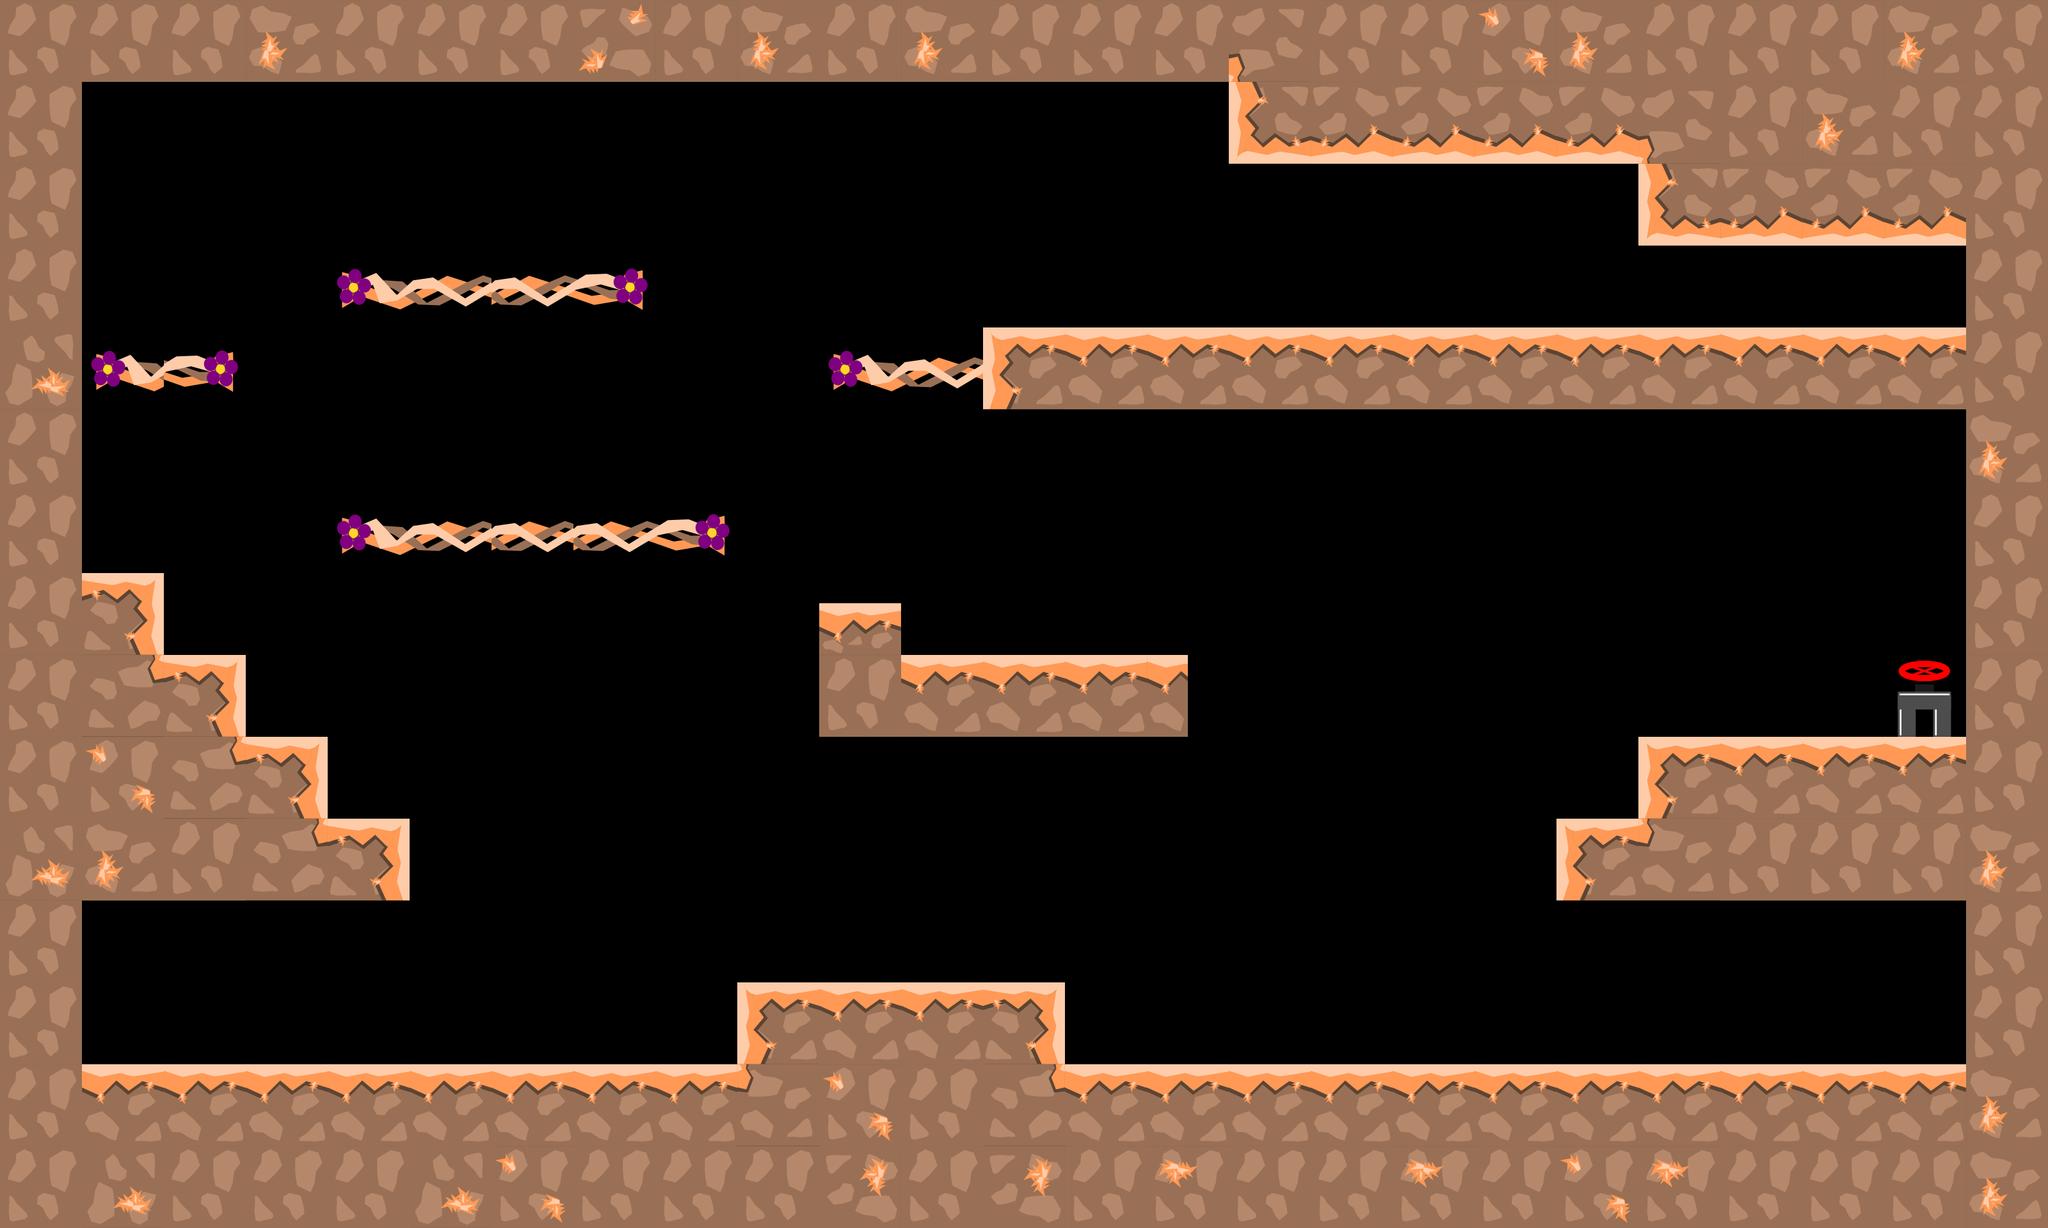

A level layout from a 2D game, rendered from its tile map. Below: a short description, then the map file with tile-grid data replaced by summaries:
An orthogonal 25x15 tile map with 128x128 px tiles, 2 tile layers (graphics, oil), 4 tilesets and 35 objects.

<map version="1.0" tiledversion="1.1.1" orientation="orthogonal" renderorder="right-down" width="25" height="15" tilewidth="128" tileheight="128" infinite="0" nextobjectid="198">
 <tileset firstgid="1" source="tiles_128x128.tsx" />
 <tileset firstgid="37" source="tiles_oil_128x128.tsx" />
 <tileset firstgid="77" source="tiles_128x128_orange.tsx" />
 <tileset firstgid="113" source="tiles_128x128_vines.tsx" />
 <layer name="graphics" width="25" height="15">
  <data>[375 cells, 167 non-empty, 17 distinct tile ids]</data>
 </layer>
 <layer name="oil" width="25" height="15">
  <data>[375 cells, 0 non-empty, 0 distinct tile ids]</data>
 </layer>
 <objectgroup name="blocks">
  <object id="2" x="3072" y="4" width="112" height="1696" />
  <object id="3" x="64" y="52" width="64" height="1684" />
  <object id="4" x="8" y="4" width="3172" height="120" />
  <object id="127" x="8" y="1664" width="3196" height="248.002" />
  <object id="184" x="128" y="1280" width="512" height="128" />
  <object id="185" x="128" y="1152" width="384" height="128" />
  <object id="186" x="128" y="1024" width="256" height="128" />
  <object id="187" x="128" y="896" width="128" height="128" />
  <object id="188" x="1280" y="1024" width="576" height="128" />
  <object id="189" x="2432" y="1280" width="640" height="128" />
  <object id="190" x="2560" y="1152" width="512" height="128" />
  <object id="191" x="1536" y="512" width="1536" height="128" />
  <object id="192" x="1920" y="128" width="640" height="128" />
  <object id="193" x="2560" y="128" width="512" height="256" />
  <object id="194" x="1152" y="1536" width="512" height="128" />
  <object id="195" x="1280.06" y="942.727" width="127.758" height="81.4545" />
 </objectgroup>
 <objectgroup name="switch">
  <object id="160" x="2944" y="384" width="128" height="128" />
 </objectgroup>
 <objectgroup name="levelEndBlock">
  <object id="146" x="1727.33" y="895.667" width="128" height="128" />
 </objectgroup>
 <objectgroup name="slope" />
 <objectgroup name="passBlock">
  <object id="165" x="144.289" y="561.254" width="215.697" height="46" />
  <object id="181" x="1313.99" y="559.921" width="215.697" height="46" />
  <object id="182" x="543.38" y="430.709" width="444.364" height="46" />
  <object id="197" x="546.38" y="815.709" width="567.364" height="46" />
 </objectgroup>
 <objectgroup name="flowers">
  <object id="74" x="836.97" y="248.853" width="69.697" height="69.697">
   <ellipse />
  </object>
  <object id="76" x="285.212" y="308.005" width="69.697" height="69.697">
   <ellipse />
  </object>
  <object id="80" x="2589.95" y="408.853" width="69.697" height="69.697">
   <ellipse />
  </object>
  <object id="83" x="1304.49" y="770.671" width="69.697" height="69.697">
   <ellipse />
  </object>
  <object id="112" x="1697.22" y="738.55" width="69.697" height="69.697">
   <ellipse />
  </object>
  <object id="114" x="1946.43" y="1186.67" width="69.697" height="69.697">
   <ellipse />
  </object>
  <object id="141" x="2773.76" y="780.006" width="69.697" height="69.697">
   <ellipse />
  </object>
  <object id="143" x="476.245" y="914.729" width="69.697" height="69.697">
   <ellipse />
  </object>
  <object id="144" x="2005.58" y="1485.22" width="69.697" height="69.697">
   <ellipse />
  </object>
  <object id="196" x="2898.43" y="1506.67" width="69.697" height="69.697">
   <ellipse />
  </object>
 </objectgroup>
 <objectgroup name="end">
  <object id="44" x="2957.31" y="1033.7" width="93" height="95">
   <ellipse />
  </object>
 </objectgroup>
 <objectgroup name="pushBlocks">
  <object id="46" x="1580.67" y="897.333" width="124.667" height="124.667" />
  <object id="183" x="768" y="1536" width="124.667" height="124.667" />
 </objectgroup>
 <objectgroup name="damage" />
 <objectgroup name="warp_a" />
 <objectgroup name="warp_b" />
</map>
